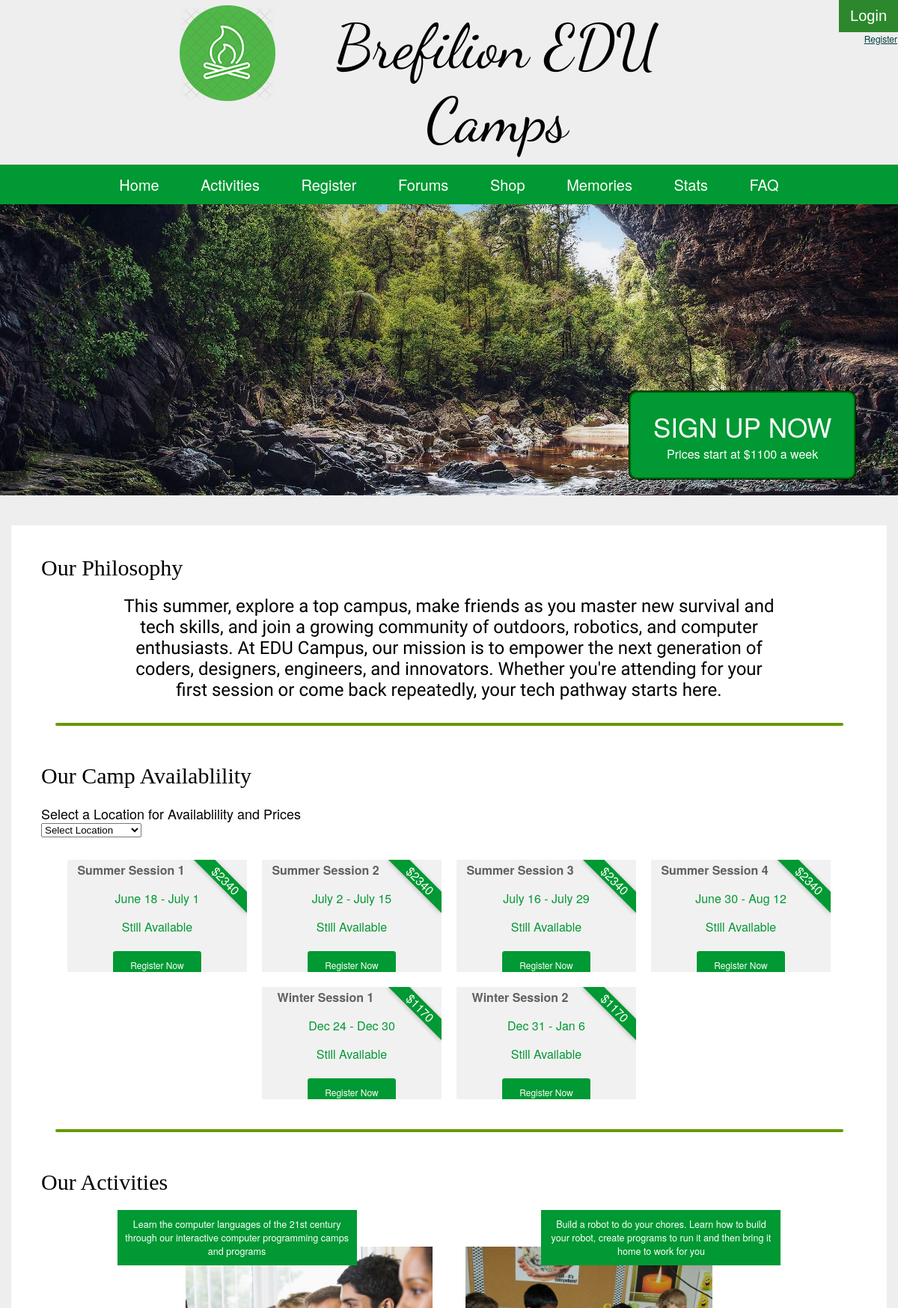
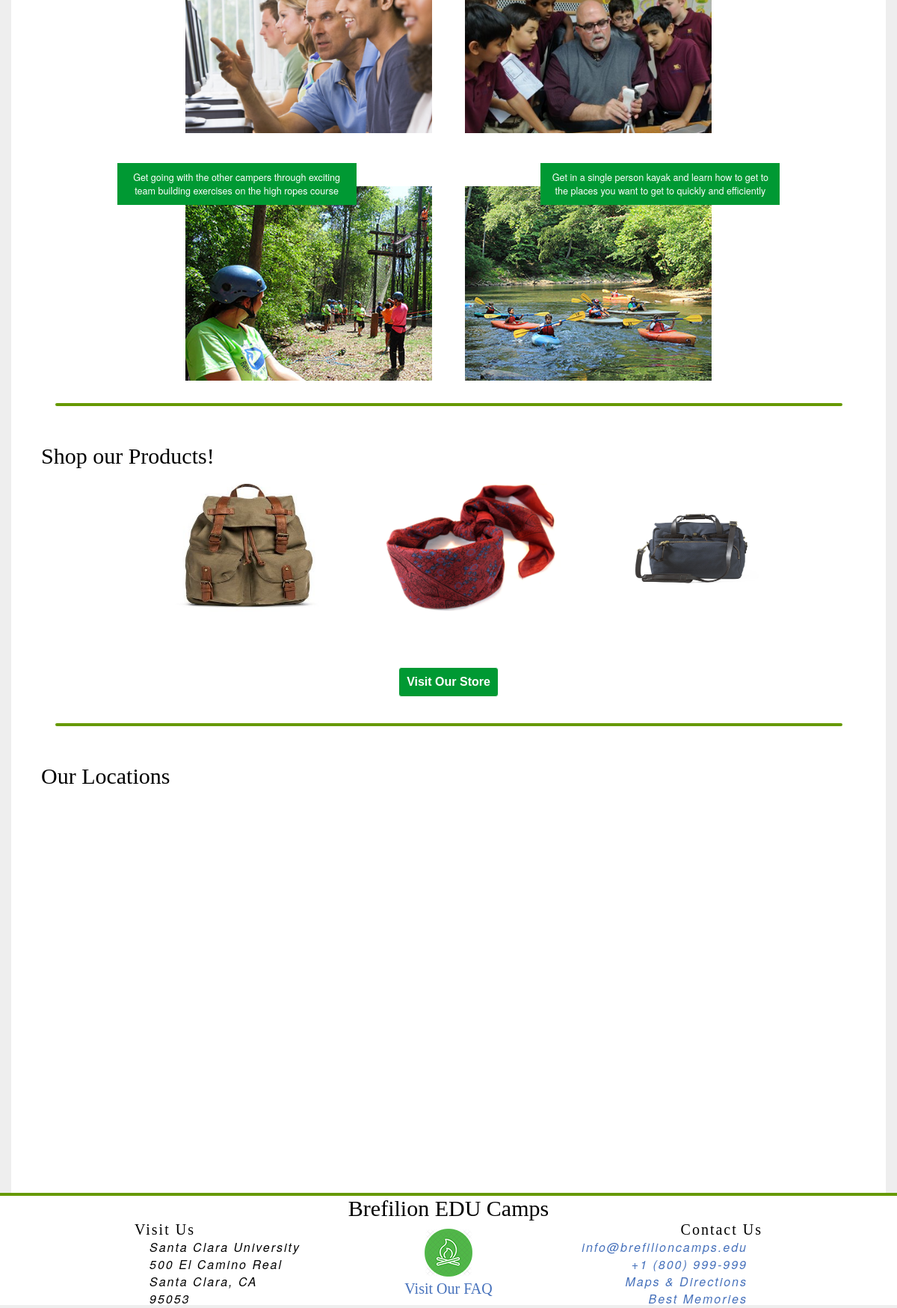
The page / on the database its author committed (2 pictures, top to bottom).
### tables this page shows
CREATE TABLE `camp_info` (
  `id` int(10) UNSIGNED NOT NULL,
  `location` varchar(10) NOT NULL,
  `year` int(10) UNSIGNED NOT NULL,
  `priceS` int(10) UNSIGNED NOT NULL,
  `priceW` int(10) UNSIGNED NOT NULL,
  `summer1` int(10) UNSIGNED NOT NULL,
  `summer2` int(10) UNSIGNED NOT NULL,
  `summer3` int(10) UNSIGNED NOT NULL,
  `summer4` int(10) UNSIGNED NOT NULL,
  `winter1` int(10) UNSIGNED NOT NULL,
  `winter2` int(10) UNSIGNED NOT NULL
);

### index.php (the view, shortened to what this page needs)
<!DOCTYPE html>
<html>
	<head>
		<?php include($_SERVER['DOCUMENT_ROOT']."/projects/coen161/includes/head.php"); ?>
	</head>
	<body>
		<div id="page-wrapper">
			<?php include($_SERVER['DOCUMENT_ROOT']."/projects/coen161/includes/header.php"); ?>
			<figure id="home-gallery" style="background-image: url(/projects/coen161/assets/images/home.jpg);">
				<a href="/projects/coen161/register/" class="home-overlay">Sign Up Now
					<p>Prices start at $1100 a week</p>
				</a>
			</figure>
			<div id="content">
				<div class="container">
					<h2 class="section-header">Our Philosophy</h2>
					<p class="quote">
						This summer, explore a top campus, make friends as you master new survival and tech skills, and join a growing community of outdoors, robotics, and computer enthusiasts.
						At EDU Campus, our mission is to empower the next generation of coders, designers, engineers, and innovators. Whether you're attending for your first session or come back repeatedly, your tech pathway starts here.
					</p>
				</div>
				<div class="spacer"></div>
				<div class="container">
					<h2 class="section-header">Our Camp Availablility</h2>
					<?php
					$dates = array('June 18 - July 1', 'July 2 - July 15', 'July 16 - July 29', 'June 30 - Aug 12', 'Dec 24 - Dec 30', 'Dec 31 - Jan 6');
					$locations = array('NYU', 'USC', 'Northwestern', 'Stanford', 'Philmont', 'Miami', 'MIT', 'Medicine Mountain', 'Smithsonian');
					$campdata = array();
					$currYear = date('Y');
					$query = "SELECT * FROM camp_info WHERE (location='nyu') AND (year='$currYear')";
					$result = mysqli_query($sql, $query);
					while ($row = mysqli_fetch_array($result)) {
						for ($x = 3; $x < 11; $x++) {
							array_push($campdata, $row[$x]);
						}
					}
					echo '<span class="home-selectTitle">Select a Location for Availablility and Prices</span><br>';
					echo '<select id="cal-loc" name="cal-loc" class="cal-loc">';
					for ($z = 0; $z < count($locations) + 1; $z++) {
						if ($z == 0) {
							echo '<option value="'.$z.'">Select Location</option>';
						} else {
							echo '<option value="'.$z.'">'.$locations[$z - 1].'</option>';
						}
					}
					echo '</select>';
					echo '<div id="box-container1">';
						for ($x = 0; $x < 4; $x++) {
							echo '<div class="ribbon-box">';
							echo '<span class="cal-session" id="cal-session">Summer Session '.($x + 1).'</span>';
							echo '<div class="ribbon"><span id="cal-priceTag'.($x + 1).'" class="cal-price">$'.$campdata[0].'</span></div>';
							echo '<span class="cal-date" id="call-date">'.$dates[$x].'</span>';
									if ($campdata[$x+2] < 0) {
										$avail = 'Registration Closed';
										$register = 'Closed';
										$class = 'cal-not-availText';
									} else {
										$avail = 'Still Available';
										$register = 'Register Now';
									}
							echo '<span id="cal-avail'.($x + 1).'" class="cal-availability cal-availText">'.$avail.'</span>';
							echo '<a id="cal-btn'.($x + 1).'" class="cal-btn" href="/projects/coen161/register/">'.$register.'</a>';
							echo '</div>';
						}
						echo '</div>';
						echo '<div id="box-container2">';
						for ($x = 0; $x < 2; $x++) {
							echo '<div class="ribbon-box">';
							echo '<span class="cal-session" id="cal-session">Winter Session '.($x + 1).'</span>';
							echo '<div class="ribbon"><span  id="cal-priceTag'.($x + 5).'" class="cal-price">$'.$campdata[1].'</span></div>';
							echo '<span class="cal-date" id="call-date">'.$dates[($x + 4)].'</span>';
									if ($campdata[$x+2] < 0) {
										$avail = 'Registration Closed';
										$register = 'Closed';
										$class = 'cal-not-availText';
									} else {
										$avail = 'Still Available';
										$register = 'Register Now';
									}
							echo '<span id="cal-avail'.($x + 5).'" class="cal-availability cal-availText">'.$avail.'</span>';
							echo '<a id="cal-btn'.($x + 5).'" class="cal-btn" href="/projects/coen161/register/">'.$register.'</a>';
							echo '</div>';
						}
					echo '</div>';
					?>
				</div>
				<div class="spacer"></div>
				<div class="container">
					<h2 class="section-header">Our Activities</h2>
					<div class="home-activity">
						<div class="home-activity-left">
							<figcaption>Learn the computer languages of the 21st century through our interactive computer programming camps and programs</figcaption>
							<figure style="background-image: url(/projects/coen161/assets/images/activity1.jpg)"></figure>
						</div>
						<div class="home-activity-right">
							<figcaption>Build a robot to do your chores. Learn how to build your robot, create programs to run it and then bring it home to work for you</figcaption>
							<figure style="background-image: url(/projects/coen161/assets/images/activity2.jpg)"></figure>
						</div>
						<div style="height: 40px; clear: both;"></div>
						<div class="home-activity-left">
							<figcaption>Get going with the other campers through exciting team building exercises on the high ropes course</figcaption>
							<figure style="background-image: url(/projects/coen161/assets/images/activity3.jpg)"></figure>
						</div>
						<div class="home-activity-right">
							<figcaption>Get in a single person kayak and learn how to get to the places you want to get to quickly and efficiently</figcaption>
							<figure style="background-image: url(/projects/coen161/assets/images/activity4.jpg)"></figure>
						</div>
					</div>
				</div>
				<div class="spacer"></div>
				<div class="container">
					<h2 class="section-header">Shop our Products!</h2>
					<div class="container" id="cont">
					<?php
							$dirname = "./assets/images/store/";
							$images = glob($dirname."*.{jpeg,gif,png}",GLOB_BRACE);
							foreach ($images as $image) {
								echo "<div class='img'>";
								echo '<a href="shop"><img src="'.$image.'" /></a>';
								echo "</div>";
							}
						?>
				</div>
					<div id="shop-scroll-btn"><a href="shop"><button class="stat-button" id="scroll-btn">Visit Our Store</button></a></div>
				</div>
				<div class="spacer"></div>
				<div class="container">
					<h2 class="section-header">Our Locations</h2>
					<div id="map"></div>
				</div>
			</div>
		</div>
		<?php include($_SERVER['DOCUMENT_ROOT']."/projects/coen161/includes/footer.php"); ?>
	</body>
</html>

### rows shown on the page
camp_info: priceS "2340", summer3 "Still Available", summer3 "Register Now", summer1 "Still Available", summer1 "Register Now", priceW "1170"

### other values the page prints
$dates[$x] "June 18 - July 1"
$avail "Still Available"
$register "Register Now"
$dates[$x] "July 2 - July 15"
$dates[$x] "July 16 - July 29"
$dates[$x] "June 30 - Aug 12"
$dates[($x + 4)] "Dec 24 - Dec 30"
$dates[($x + 4)] "Dec 31 - Jan 6"
